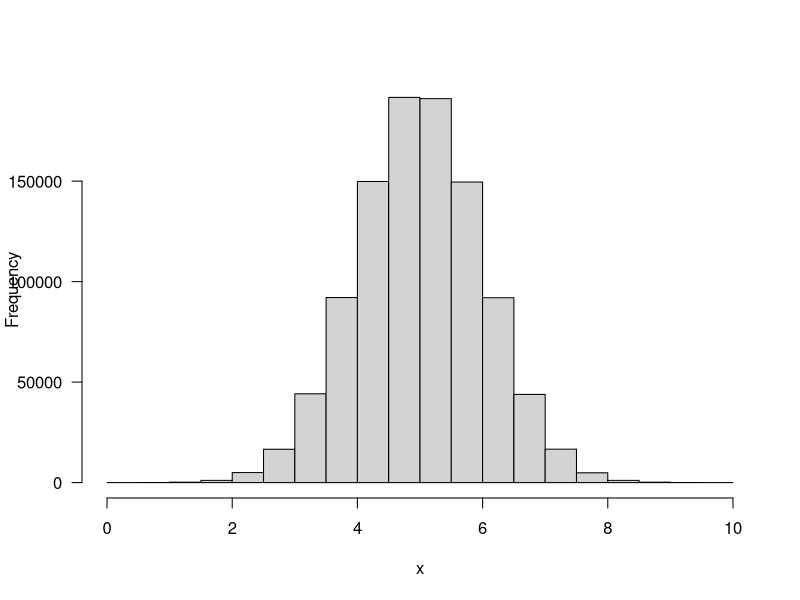
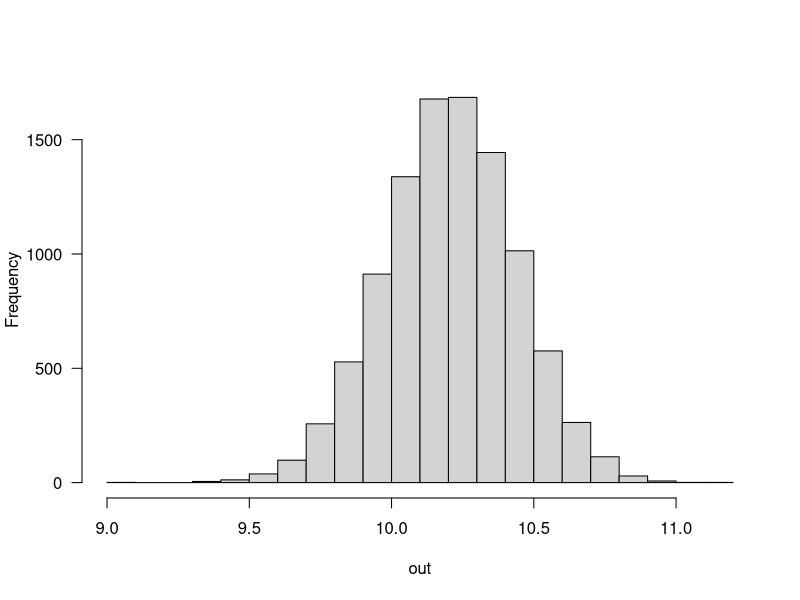
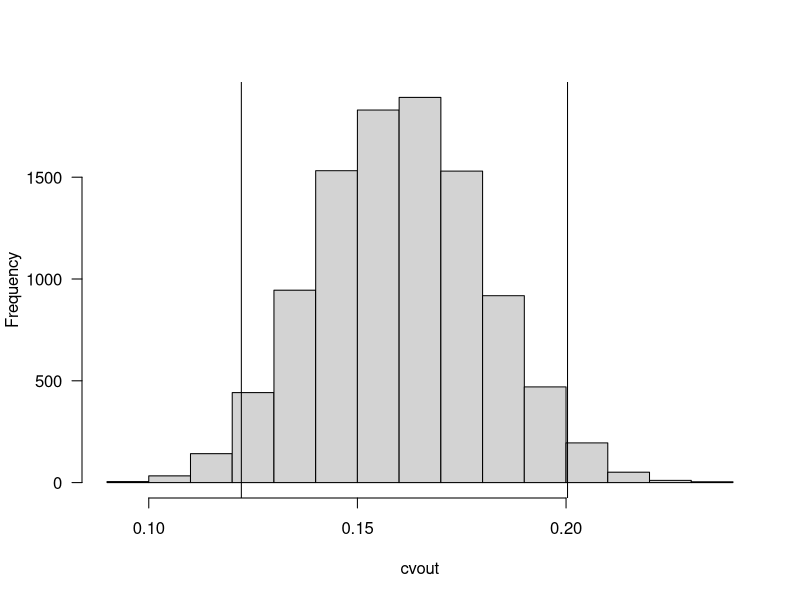
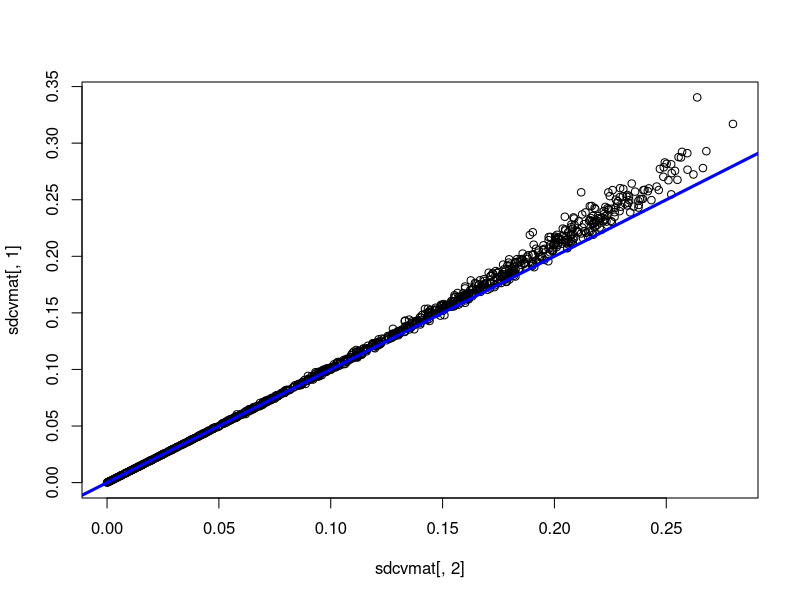

Write the R code that produced these figures, in order.
##First day BIOS14
##Simulating data from distributions####

x = rnorm(n=1000000, mean=5, sd=1)
mean(x)
sd(x)

hist(x, las=1, main="")

##Bootstrapping ####
set.seed(1)
x = rnorm(50, 10, 2)
se_x = sqrt(var(x)/length(x))

out = NULL
cvout <- NULL
for(i in 1:10000){
  sample = sample(x, replace=TRUE)
  out[i] = mean(sample)
  cvout[i] <- sd(sample)/mean(sample)
}
hist(out, las=1, main="")

sd(out)
se_x
quantile(out, c(0.025, 0.975))
mean(x) - 1.96*se_x
mean(x) + 1.96*se_x

##Calculating 95% confidence interval for the CV
cvquantile <- quantile(cvout, c(0.025, 0.975))
print(cvquantile)
hist(cvout, las=1, main="")
abline(v = cvquantile[1])
abline(v = cvquantile[2])




##Exercise extra####

sd_vector <- seq(0, 12, length.out = 1000)
sdcvmat <- matrix(ncol = 2, nrow = length(sd_vector))

for (i in seq_along(sd_vector)){
  x <- rnorm(100, 50, sd_vector[i])
  sdx <- sd(log(x))
  cvx <- sd(x)/mean(x)
  sdcvmat[i,1] <- sdx
  sdcvmat[i,2] <- cvx
}

plot(sdcvmat[,1]~sdcvmat[,2])
# abline(lm(sdcvmat[,1]~sdcvmat[,2]), col = "red")
abline(a = 0, b = 1, col = "blue", lwd = 3)


fdsanfooidsunfioqw <- 1243243